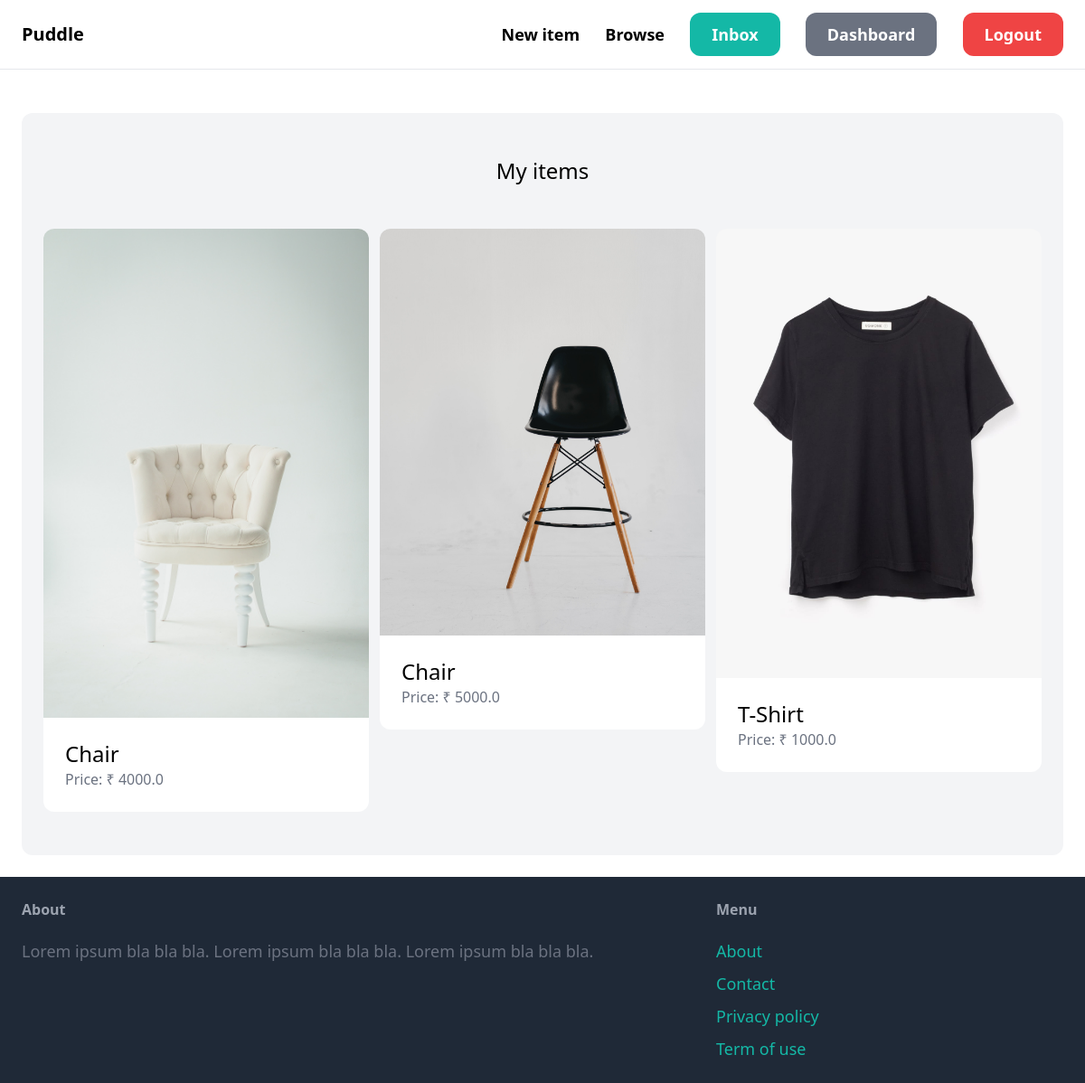
The page /dashboard/ (signed in) on the database its author committed.
### item/models.py (models this page shows, shortened)
class Item(models.Model):
    category = models.ForeignKey(Category, related_name='items', on_delete=models.CASCADE)
    name = models.CharField(max_length=255)
    description = models.TextField(blank=True, null=True)
    price = models.FloatField()
    image = models.ImageField(upload_to='item_images', blank=True, null=True)
    is_sold = models.BooleanField(default=False)
    created_by = models.ForeignKey(User, related_name='items', on_delete=models.CASCADE)
    created_at = models.DateTimeField(auto_now_add=True)

### dashboard/views.py (the view)
# urls.py: path('', views.index, name='index'),
@login_required
def index(request):
    items = Item.objects.filter(created_by=request.user)
    return render(request, 'dashboard/index.html', {
        'items': items,
    })

### dashboard/templates/dashboard/index.html (shortened to what this page needs)
{% extends 'core/base.html' %}
{% block content %}
    <div class="mt-6 px-6 py-12 bg-gray-100 rounded-xl">
        <h2 class="mb-12 text-2xl text-center">My items</h2>
        <div class="grid grid-cols-3 gap-3">
            {% for item in items %}
                <div>
                    <a href="{% url 'item:detail' item.id %}">
                        <div>
                            <img src="{{ item.image.url }}" class="rounded-t-xl">
                        </div>
                        <div class="p-6 bg-white rounded-b-xl">
                            <h2 class="text-2xl">{{ item.name }}</h2>
                            <p class="text-gray-500">Price: ₹ {{ item.price }}</p>
                        </div>
                    </a>
                </div>
            {% endfor %}
        </div>
    </div>
{% endblock %}

### rows shown on the page
Item: image (picture), name "Chair", price "4000.0"
Item: image (picture), name "Chair", price "5000.0"
Item: image (picture), name "T-Shirt", price "1000.0"
